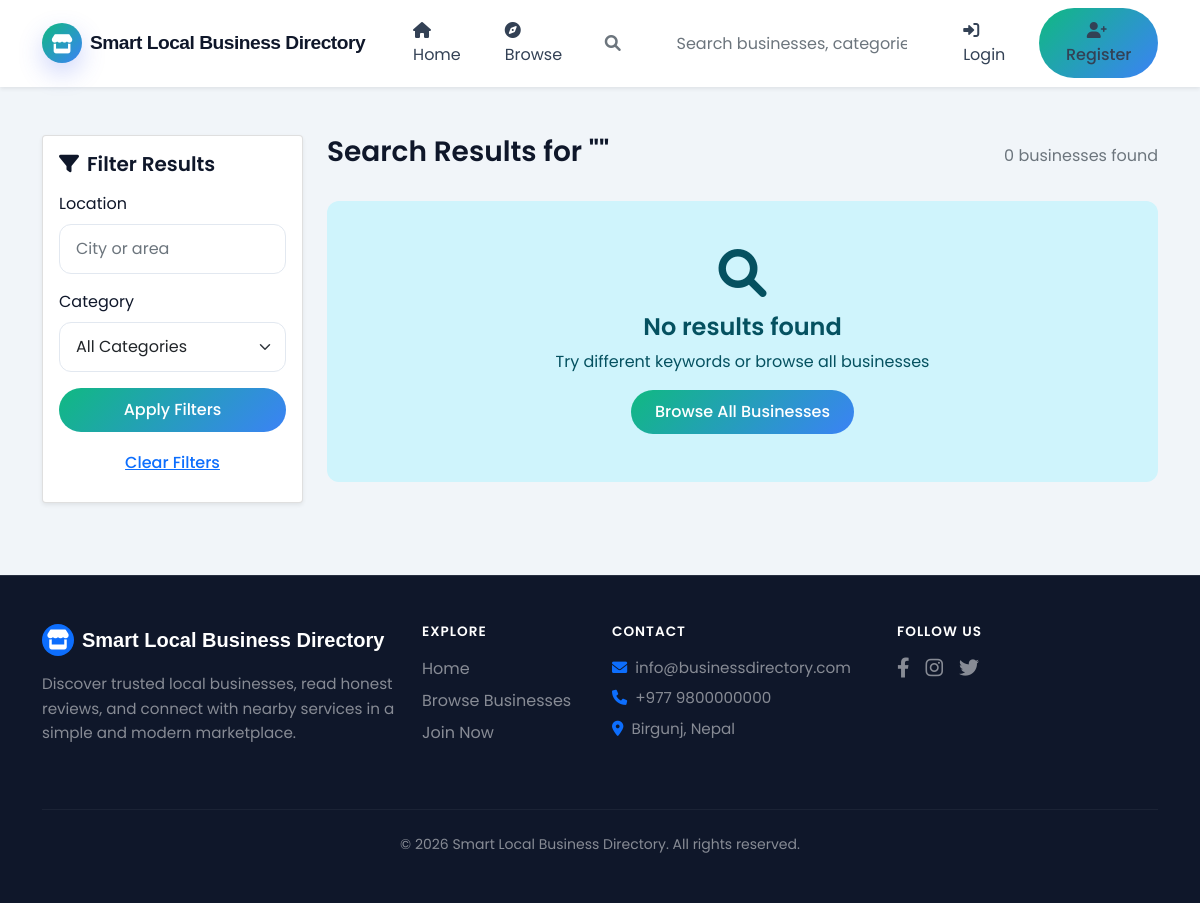
Page /smart-business-directory/search.php on the committed database.
### tables this page shows
CREATE TABLE system_settings (
    setting_id INT PRIMARY KEY AUTO_INCREMENT,
    setting_key VARCHAR(100) UNIQUE NOT NULL,
    setting_value TEXT,
    setting_type ENUM('text', 'number', 'boolean', 'json', 'file') DEFAULT 'text',
    description TEXT,
    updated_by INT,
    updated_at TIMESTAMP DEFAULT CURRENT_TIMESTAMP ON UPDATE CURRENT_TIMESTAMP,
    FOREIGN KEY (updated_by) REFERENCES users(user_id) ON DELETE SET NULL,
    INDEX idx_key (setting_key)
);

### smart-business-directory/includes/navbar.php (shortened to what the rows shown need)
<?php
$site_name = getSetting('site_name');
?>
<!DOCTYPE html>
<html lang="en">
<head>
    <link href="https://cdn.jsdelivr.net/npm/bootstrap@5.1.3/dist/css/bootstrap.min.css" rel="stylesheet">
    <link rel="stylesheet" href="https://cdnjs.cloudflare.com/ajax/libs/font-awesome/6.0.0/css/all.min.css">
    <link rel="stylesheet" href="<?php echo SITE_URL; ?>assets/css/style.css">
</head>
<body>
<nav class="navbar navbar-expand-lg site-navbar sticky-top shadow-sm" style="background: rgba(15, 23, 42, 0.95); backdrop-filter: blur(10px); border-bottom: 1px solid rgba(255,255,255,0.1);">
    <div class="container">
        <a class="navbar-brand text-white fw-bold d-flex align-items-center gap-2" href="<?php echo SITE_URL; ?>">
            <span class="brand-mark bg-primary text-white rounded-circle d-flex align-items-center justify-content-center" style="width: 40px; height: 40px;"><i class="fas fa-store"></i></span>
            <span style="font-family: 'Outfit', sans-serif; letter-spacing: -0.5px;"><?php echo $site_name ?: 'LocalConnect'; ?></span>
        </a>
    </div>
</nav>

### smart-business-directory/includes/footer.php (shortened to what the rows shown need)
    <footer class="site-footer mt-5 text-white" style="background: #0f172a; border-top: 1px solid rgba(255,255,255,0.1);">
        <div class="container py-5">
            <div class="row g-4 align-items-start">
                <div class="col-lg-4">
                    <h5 class="fw-bold mb-3 d-flex align-items-center gap-2">
                        <span class="bg-primary text-white rounded-circle d-flex align-items-center justify-content-center" style="width: 32px; height: 32px;"><i class="fas fa-store"></i></span>
                        <span style="font-family: 'Outfit', sans-serif;"><?php echo getSetting('site_name') ?: 'LocalConnect'; ?></span>
                    </h5>
                </div>
                <div class="col-lg-3 col-md-4">
                    <ul class="list-unstyled text-white-50" style="font-size: 0.95rem;">
                        <li class="mb-2"><i class="fas fa-envelope me-2 text-primary"></i><?php echo getSetting('contact_email') ?: 'info@localconnect.com'; ?></li>
                        <li class="mb-2"><i class="fas fa-phone me-2 text-primary"></i><?php echo getSetting('contact_phone') ?: '+977 9812345678'; ?></li>
                        <li><i class="fas fa-map-marker-alt me-2 text-primary"></i>Birgunj, Nepal</li>
                    </ul>
                </div>
            </div>
            <div class="footer-bottom mt-5 pt-4" style="border-top: 1px solid rgba(255,255,255,0.05);">
                <div class="d-flex justify-content-center align-items-center flex-wrap">
                    <p class="mb-0 text-white-50 small text-center">&copy; <?php echo date('Y'); ?> <?php echo getSetting('site_name') ?: 'LocalConnect'; ?>. All rights reserved.</p>
                </div>
            </div>
        </div>
    </footer>
</body>
</html>

### rows in the picture
system_settings: setting_value "Smart Local Business Directory"
system_settings: setting_value "info@businessdirectory.com"
system_settings: setting_value "+977 9800000000"

### other values in the picture
$total_rows "0"
